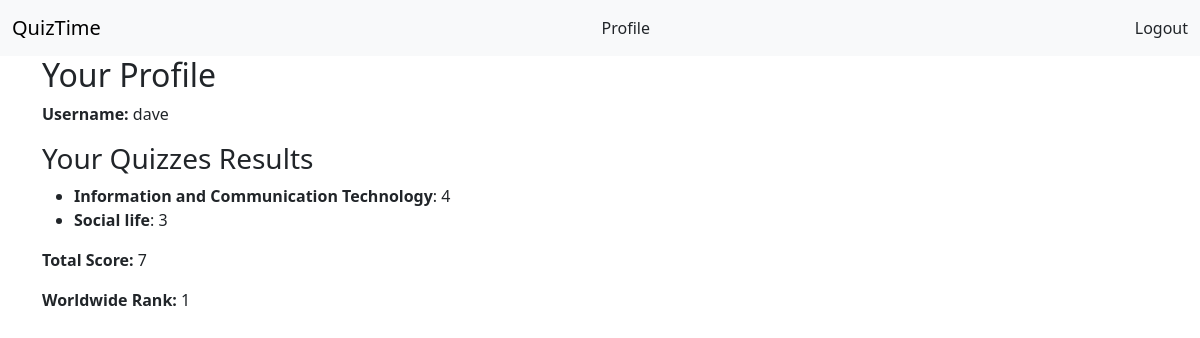
The app's page /profile/ (signed in), older data.
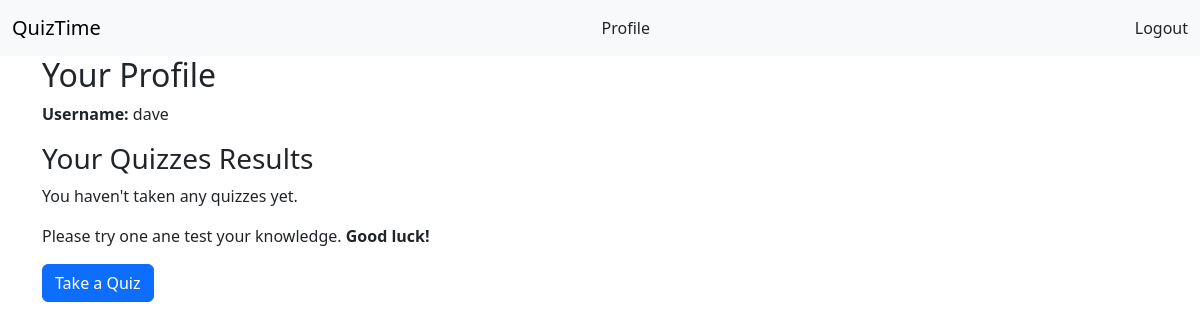
The same page, newer data.
### AppQuiz/models.py (models this page shows, shortened)
class Category(models.Model):
    name = CharField(max_length=100, unique=True)

### AppQuiz/views.py (the view)
# urls.py: path('profile/', views.profile_view, name='profile'),
@login_required
def profile_view(request):
    user = request.user
    quiz_results = QuizResult.objects.filter(user=user)
    total_score = sum(result.score for result in quiz_results)
    worldwide_rank = QuizResult.objects.filter(score__gt=total_score).count() + 1
    categories_taken = set(result.quiz.category for result in quiz_results)
    scores_by_category = {category: 0 for category in categories_taken}
    for result in quiz_results:
        scores_by_category[result.quiz.category] += result.score
    context = {
        'username': user.username,
        'quiz_results': quiz_results,
        'total_score': total_score,
        'worldwide_rank': worldwide_rank,
        'scores_by_category': scores_by_category
    }
    return render(request, 'profile.html', context)

### AppQuiz/templates/profile.html (shortened to what this page needs)
{% extends 'base.html' %}
{% block content %}
    <h2>Your Profile</h2>
    <p><strong>Username:</strong> {{ user.username }}</p>
    <h3>Your Quizzes Results</h3>
    {% if quiz_results %}
        <ul>
            {% for category, score in scores_by_category.items %}
                <li>
                    <strong>{{ category.name }}</strong>: {{ score }}
                </li>
            {% endfor %}
        </ul>
        <p><strong>Total Score:</strong> {{ total_score }}</p>
        <p><strong>Worldwide Rank:</strong> {{ worldwide_rank }}</p>
    {% else %}
        <p>You haven't taken any quizzes yet.</p>
        <p>Please try one ane test your knowledge. <strong>Good luck!</strong></p>
        <a href="{% url 'categories' %}" class="btn btn-primary">Take a Quiz</a>
    {% endif %}
{% endblock %}

### AppQuiz/templates/base.html (shortened to what this page needs)
<!DOCTYPE html>
<html lang="en">
<head>
    <link href="https://cdn.jsdelivr.net/npm/bootstrap@5.3.0/dist/css/bootstrap.min.css" rel="stylesheet">
</head>
<body>
    <nav class="navbar navbar-expand-lg navbar-light bg-light">
        <div class="container-fluid">
            <a class="navbar-brand" href="/">QuizTime</a>
            {% if user.is_authenticated %}
                <a class="nav-link" href="{% url 'profile' %}">Profile</a>
                <a class="nav-link" href="{% url 'logout' %}">Logout</a>
            {% else %}
                <a class="nav-link" href="{% url 'login' %}">Login</a>
                <a class="nav-link" href="{% url 'signup' %}">Sign Up</a>
            {% endif %}
        </div>
    </nav>
    <div class="container">
        {% block content %}
        {% endblock %}
    </div>
</body>
</html>

Row changes from the older to the newer data that the page shows:
removed Category: name "Information and Communication Technology", score "4"
removed Category: name "Social life", id "3"
Text that changed along with them:
{{ total_score }}: "7" → (not shown)
{{ worldwide_rank }}: "1" → (not shown)
text no longer shown: "Total Score: Worldwide Rank:"
text now shown: "You haven't taken any quizzes yet. Please try one ane test your knowledge. Good luck! Take a Quiz"
